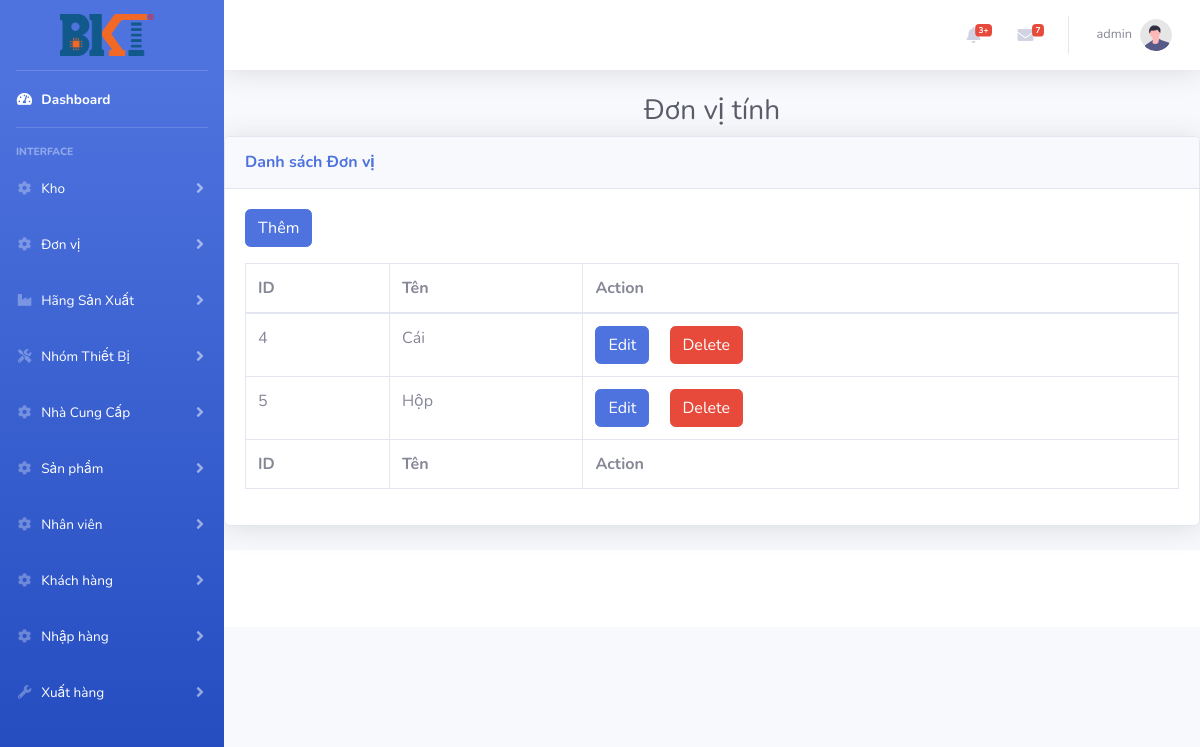
The page /index.php?controller=donvitinh (signed in) on the database as committed earlier.
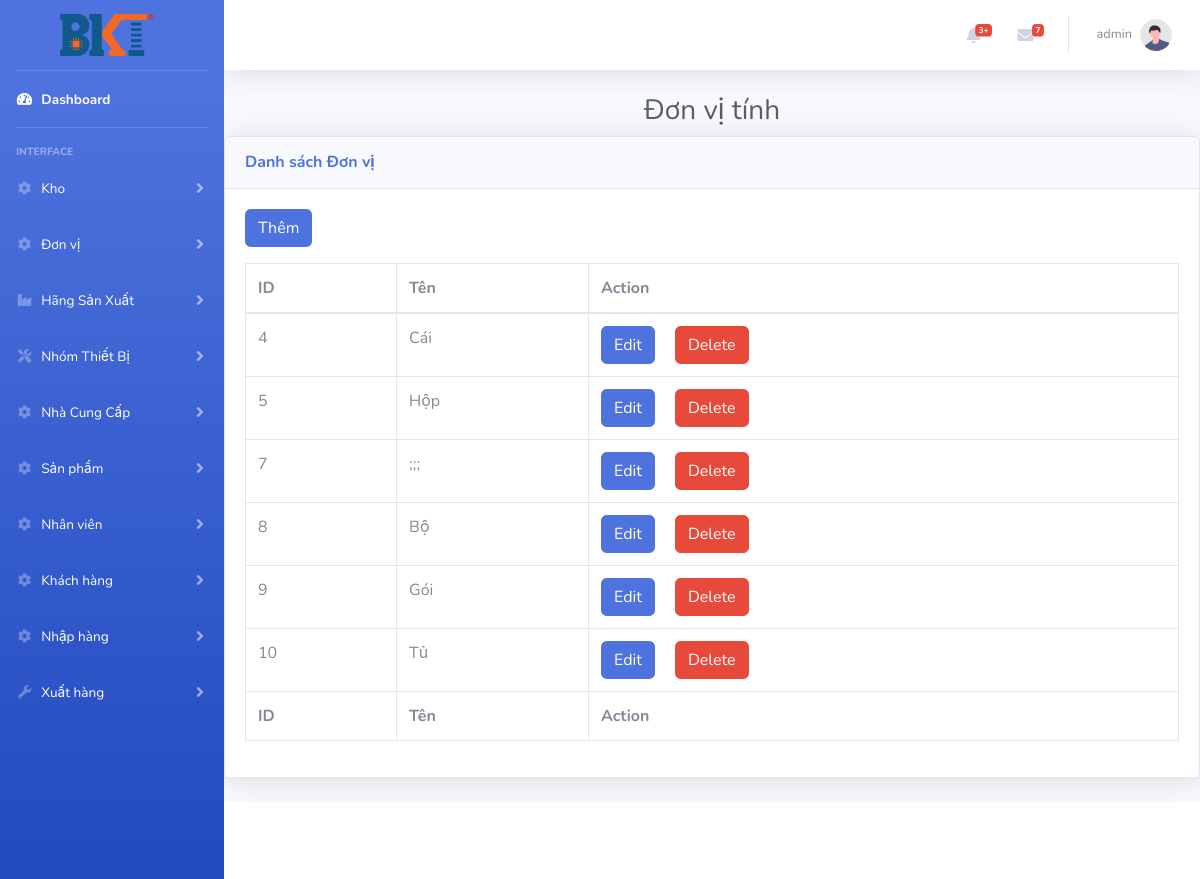
The same page on the database as committed later.
### tables this page shows
CREATE TABLE `donvitinh` (
  `Id` int(11) NOT NULL,
  `DonVi` varchar(100) DEFAULT NULL
);

### controllers/donvitinh_controller.php (called while the page is built, shortened)
<?php
require_once ('models/donvitinh.php');
class DonViTinhController extends BaseController
{
    public function  index()
    {
        $donvis = DonViTinh::all();
        $data =array('donvi'=> $donvis);
        $this->render('index',$data);
    }
}

### routes.php (called while the page is built, shortened)
<?php
$controller = new $klass;
$controller->$action();

### index.php (called while the page is built, shortened)
<?php
require_once('routes.php');

### models/donvitinh.php (called while the page is built, shortened)
<?php
class DonViTinh{
    function __construct($Id,$DonVi)
    {
        $this->Id = $Id;
        $this->DonVi= $DonVi;
    }
    static function all()
    {
        $list = [];
        $db =DB::getInstance();
        $reg = $db->query('select *from DonViTinh');
        foreach ($reg->fetchAll() as $item){
            $list[] =new DonViTinh($item['Id'],$item['DonVi']);
        }
        return $list;
    }
}

### views/donvitinh/index.php (the view, shortened to what this page needs)
<?php
require_once ('models/donvitinh.php');
?>
<h1 class="h3 mb-2 text-center text-gray-800 ">Đơn vị tính</h1>
<div class="card shadow mb-4">
    <div class="card-header py-3">
        <h6 class="m-0 font-weight-bold text-primary">Danh sách Đơn vị</h6>
    </div>
    <div class="card-body">
        <a href="index.php?controller=donvitinh&action=insert" class="btn btn-primary mb-3">Thêm</a>
        <div class="table-responsive">
            <table class="table table-bordered" id="dataTable" width="100%" cellspacing="0">
                <thead>
                <tr>
                    <th>ID</th>
                    <th>Tên</th>
                    <th>Action</th>
                </tr>
                </thead>
                <tfoot>
                <tr>
                    <th>ID</th>
                    <th>Tên</th>
                    <th>Action</th>
                </tr>
                </tfoot>
                <tbody>
                <?php
                foreach ($donvi as $item){
                    ?>
                    <form method="post">
                        <tr>
                            <td><?= $item->Id   ?></td>
                            <td><?= $item->DonVi?></td>
                            <td>
                            <a  href="index.php?controller=donvitinh&action=edit&id=<?= $item->Id?>"  class='btn btn-primary mr-3'>Edit</a>
                            <button type="submit" name="dele" value="<?= $item->Id ?>"    class='btn btn-danger'>Delete</button>
                    </form>
                    <?php
                }
                ?>
                </tbody>
            </table>
        </div>
    </div>
</div>

Rows that differ between the two databases and show on the page:
added donvitinh: Id "7", DonVi ";;;"
added donvitinh: Id "8", DonVi "Bộ"
added donvitinh: Id "9", DonVi "Gói"
added donvitinh: Id "10", DonVi "Tủ"
